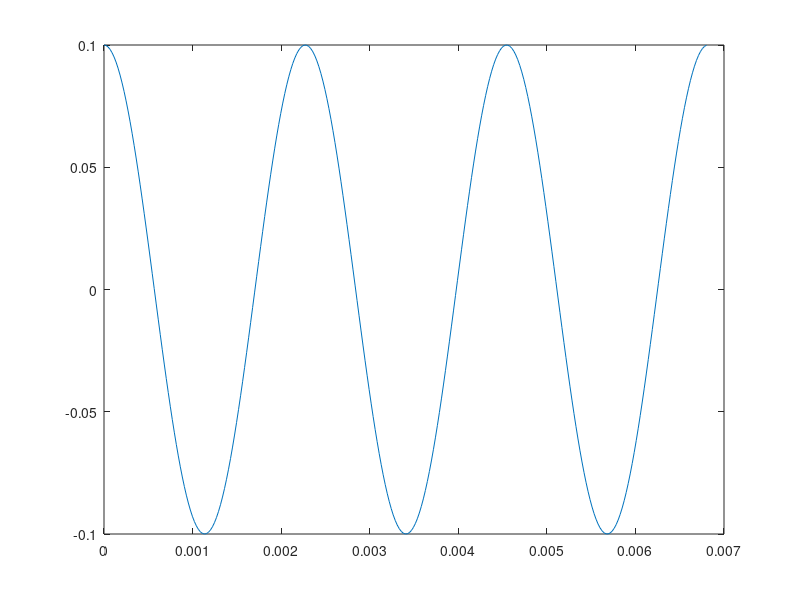

Write MATLAB code to recreate this figure.
Ax=0.1;
fx=440;
phix=pi/2;
ti=0;
tf=2;
fm=44100;
tm=1/fm;
t=[ti:tm:tf];
x=Ax*sin(2*pi*fx*t+phix);
if Ax <= 1;
    X=x;
else;
    X=x/Ax;
end
audiowrite('af_diapaso.wav',X,fm)
L=ceil(3/fx*fm);
plot(t(1:L),X(1:L))
sound(X,fm)